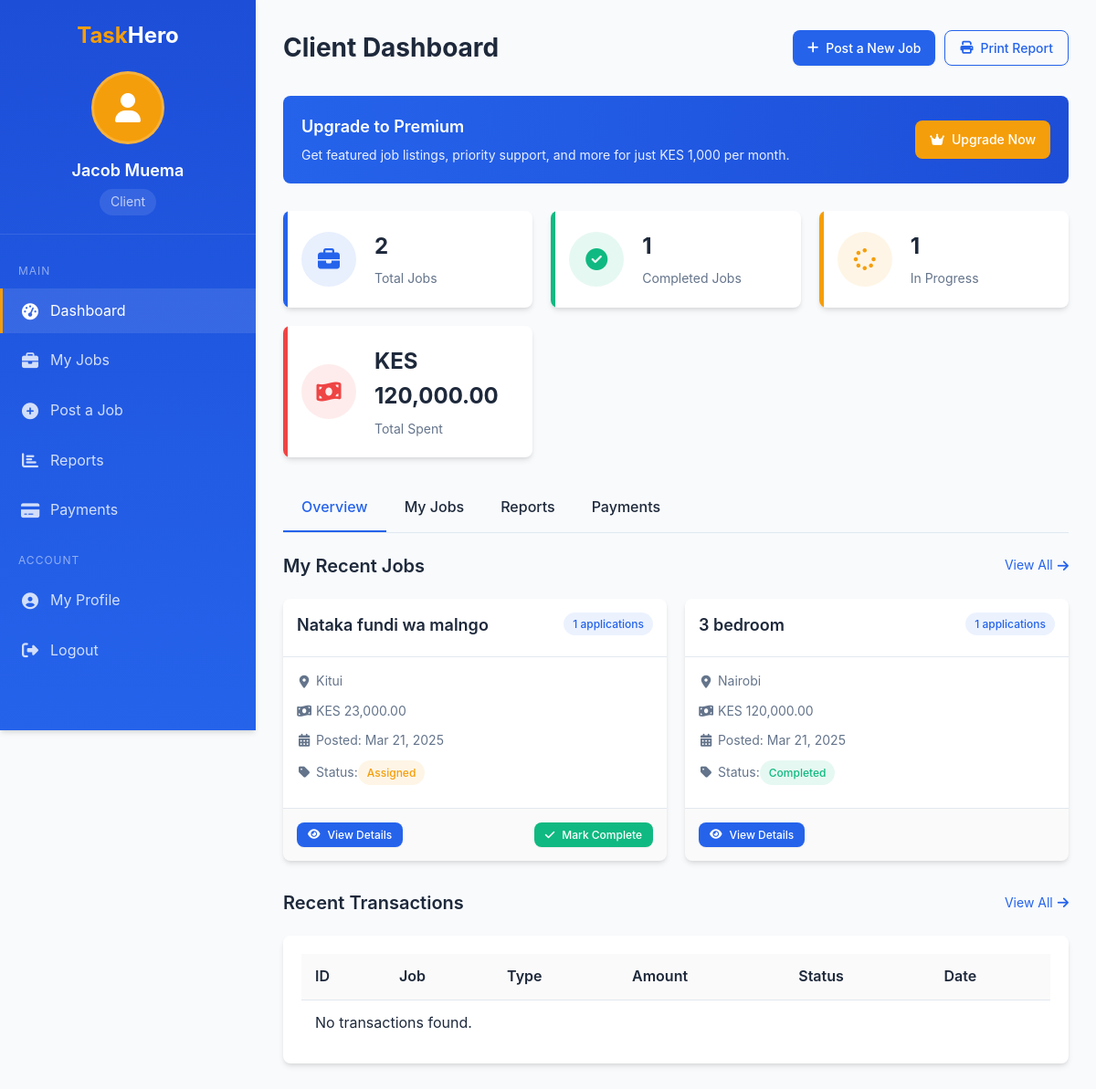
Before: /client_dashboard.php (signed in) with the older database file.
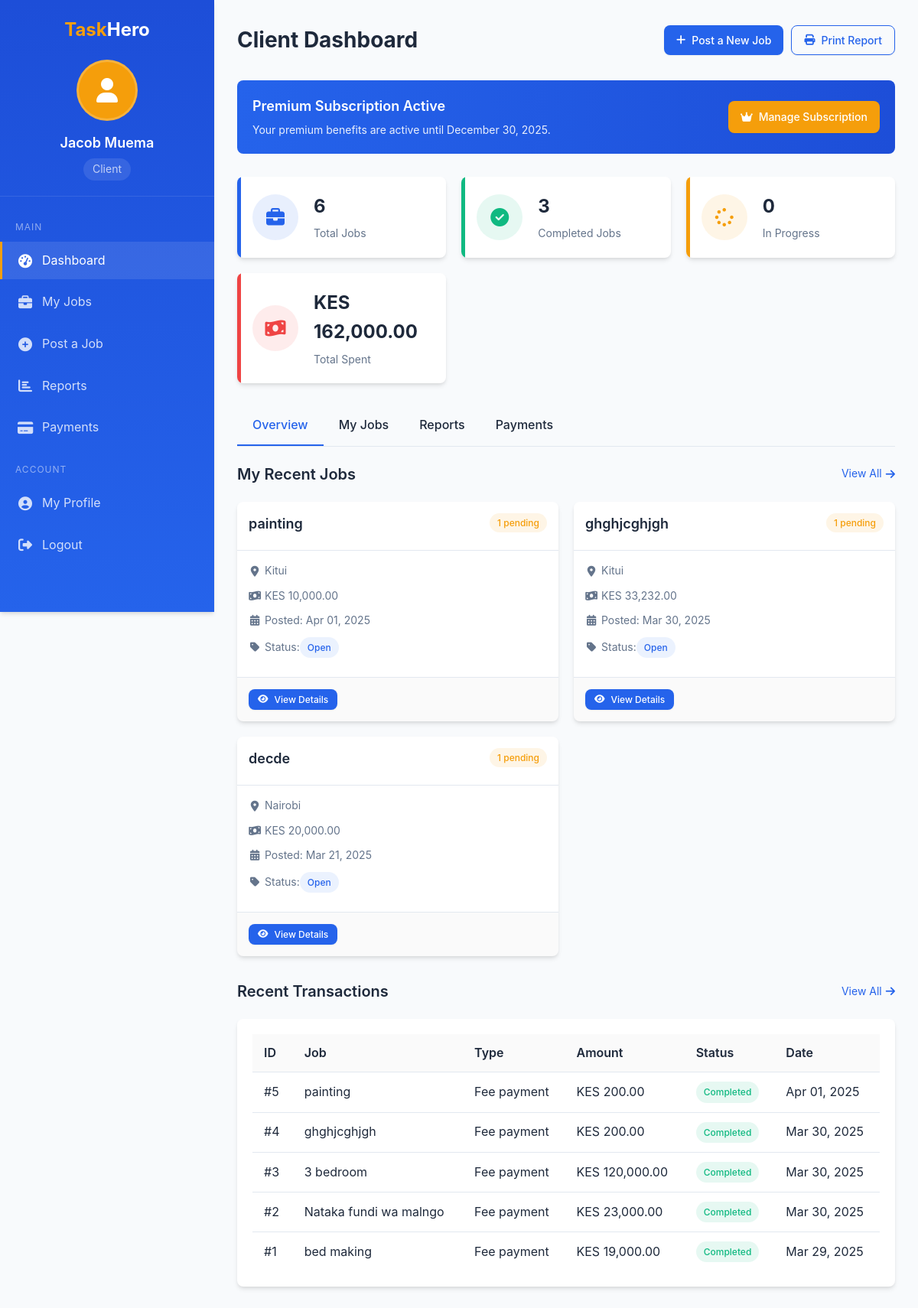
After: the same page with the newer database file.
### tables this page shows
CREATE TABLE `jobs` (
  `id` int(11) NOT NULL,
  `client_id` int(11) NOT NULL,
  `title` varchar(100) NOT NULL,
  `description` text NOT NULL,
  `location` varchar(100) NOT NULL,
  `budget` decimal(10,2) NOT NULL,
  `status` enum('open','assigned','completed','cancelled') DEFAULT 'open',
  `payment_status` enum('unpaid','paid') NOT NULL DEFAULT 'unpaid',
  `is_featured` tinyint(1) NOT NULL DEFAULT 0,
  `completion_date` datetime DEFAULT NULL,
  `created_at` timestamp NOT NULL DEFAULT current_timestamp(),
  `updated_at` timestamp NOT NULL DEFAULT current_timestamp() ON UPDATE current_timestamp()
);

CREATE TABLE `subscriptions` (
  `id` int(11) NOT NULL,
  `user_id` int(11) NOT NULL,
  `plan_type` enum('basic','premium','enterprise') NOT NULL DEFAULT 'basic',
  `start_date` date NOT NULL,
  `end_date` date NOT NULL,
  `amount_paid` decimal(10,2) DEFAULT NULL,
  `is_active` tinyint(1) NOT NULL DEFAULT 1,
  `auto_renew` tinyint(1) NOT NULL DEFAULT 0,
  `created_at` timestamp NOT NULL DEFAULT current_timestamp(),
  `updated_at` timestamp NOT NULL DEFAULT current_timestamp() ON UPDATE current_timestamp(),
  `transaction_id` varchar(255) NOT NULL
);

CREATE TABLE `transactions` (
  `id` int(11) NOT NULL,
  `user_id` int(11) NOT NULL,
  `job_id` int(11) DEFAULT NULL,
  `transaction_type` enum('fee_payment','subscription','payout','refund') NOT NULL,
  `amount` decimal(10,2) NOT NULL,
  `fee_amount` decimal(10,2) DEFAULT NULL,
  `status` enum('pending','completed','failed','refunded') NOT NULL DEFAULT 'pending',
  `payment_method` varchar(50) DEFAULT NULL,
  `transaction_reference` varchar(100) DEFAULT NULL,
  `notes` text DEFAULT NULL,
  `created_at` timestamp NOT NULL DEFAULT current_timestamp(),
  `updated_at` timestamp NOT NULL DEFAULT current_timestamp() ON UPDATE current_timestamp()
);

### client_dashboard.php (the view, shortened to what the changed rows need)
<?php
$host = "localhost";
$user = "root";
$password = "";
$database = "fundihire";
$conn = new mysqli($host, $user, $password, $database);
$user_id = $_SESSION['user_id'];
$stats_query = "SELECT
          (SELECT COUNT(*) FROM jobs WHERE client_id = $user_id) as total_jobs,
          (SELECT COUNT(*) FROM jobs WHERE client_id = $user_id AND status = 'completed') as completed_jobs,
          (SELECT COUNT(*) FROM jobs WHERE client_id = $user_id AND status = 'open') as open_jobs,
          (SELECT COUNT(*) FROM jobs WHERE client_id = $user_id AND status = 'assigned') as assigned_jobs,
          (SELECT SUM(budget) FROM jobs WHERE client_id = $user_id AND status = 'completed') as total_spent,
          (SELECT SUM(fee_amount) FROM transactions WHERE user_id = $user_id AND transaction_type = 'fee_payment') as total_fees_paid";
$stats_result = $conn->query($stats_query);
$stats = $stats_result->fetch_assoc();
$transactions_query = "SELECT t.*, j.title as job_title
                FROM transactions t
                LEFT JOIN jobs j ON t.job_id = j.id
                WHERE t.user_id = $user_id
                ORDER BY t.created_at DESC LIMIT 5";
$transactions_result = $conn->query($transactions_query);
$subscription_query = "SELECT * FROM subscriptions
                WHERE user_id = $user_id AND is_active = 1 AND end_date >= CURDATE()
                ORDER BY end_date DESC LIMIT 1";
$subscription_result = $conn->query($subscription_query);
$has_subscription = $subscription_result->num_rows > 0;
$subscription = $has_subscription ? $subscription_result->fetch_assoc() : null;
$active_tab = isset($_GET['tab']) ? $_GET['tab'] : 'overview';
$my_jobs_query = "SELECT j.*,
                 (SELECT COUNT(*) FROM job_applications WHERE job_id = j.id) as applications_count,
                 (SELECT COUNT(*) FROM job_applications WHERE job_id = j.id AND status = 'pending') as pending_applications
                 FROM jobs j
                 WHERE j.client_id = $user_id
                 ORDER BY j.created_at DESC";
$my_jobs_result = $conn->query($my_jobs_query);
?>
<!DOCTYPE html>
<html lang="en">
<head>
<link rel="stylesheet" href="https://cdnjs.cloudflare.com/ajax/libs/font-awesome/6.4.0/css/all.min.css">
</head>
<body>
<div class="dashboard">
<main class="main-content">
    <div class="page-header">
        <h1 class="page-title">Client Dashboard</h1>
    </div>
    <?php if (!$has_subscription): ?>
        <div class="subscription-banner">
            <div class="subscription-info">
                <div class="subscription-title">Upgrade to Premium</div>
                <div class="subscription-description">Get featured job listings, priority support, and more for just KES 1,000 per month.</div>
            </div>
            <a href="mpesa-subscription.php" class="btn btn-warning">
                <i class="fas fa-crown"></i> Upgrade Now
            </a>
        </div>
    <?php else: ?>
        <div class="subscription-banner">
            <div class="subscription-info">
                <div class="subscription-title">Premium Subscription Active</div>
                <div class="subscription-description">Your premium benefits are active until <?php echo date('F d, Y', strtotime($subscription['end_date'])); ?>.</div>
            </div>
            <a href="mpesa-subscription.php" class="btn btn-warning">
                <i class="fas fa-crown"></i> Manage Subscription
            </a>
        </div>
    <?php endif; ?>
    <div class="stats-grid">
        <div class="stat-card primary">
            <div class="stat-info">
                <div class="stat-value"><?php echo $stats['total_jobs'] ?: 0; ?></div>
                <div class="stat-label">Total Jobs</div>
            </div>
        </div>
        <div class="stat-card success">
            <div class="stat-info">
                <div class="stat-value"><?php echo $stats['completed_jobs'] ?: 0; ?></div>
                <div class="stat-label">Completed Jobs</div>
            </div>
        </div>
        <div class="stat-card warning">
            <div class="stat-info">
                <div class="stat-value"><?php echo $stats['assigned_jobs'] ?: 0; ?></div>
                <div class="stat-label">In Progress</div>
            </div>
        </div>
        <div class="stat-card danger">
            <div class="stat-info">
                <div class="stat-value">KES <?php echo number_format($stats['total_spent'] ?: 0, 2); ?></div>
                <div class="stat-label">Total Spent</div>
            </div>
        </div>
    </div>
    <div id="overview" class="tab-content <?php echo $active_tab == 'overview' ? 'active' : ''; ?>">
        <div class="dashboard-section">
            <div class="section-header">
                <h2 class="section-title">My Recent Jobs</h2>
            </div>
            <div class="job-cards">
                <?php
                $count = 0;
                if ($my_jobs_result->num_rows > 0):
                    mysqli_data_seek($my_jobs_result, 0);
                    while ($job = $my_jobs_result->fetch_assoc()):
                        if ($count++ < 3):
                ?>
                    <div class="job-card">
                        <div class="job-card-header">
                            <h3 class="job-card-title"><?php echo htmlspecialchars($job['title']); ?></h3>
                            <?php if ($job['pending_applications'] > 0): ?>
                                <span class="job-badge job-badge-pending"><?php echo $job['pending_applications']; ?> pending</span>
                            <?php else: ?>
                                <span class="job-badge job-badge-applications"><?php echo $job['applications_count']; ?> applications</span>
                            <?php endif; ?>
                        </div>
                        <div class="job-card-body">
                            <div class="job-meta">
                                <i class="fas fa-map-marker-alt"></i> <?php echo htmlspecialchars($job['location']); ?>
                            </div>
                            <div class="job-meta">
                                <i class="fas fa-money-bill-wave"></i> KES <?php echo number_format($job['budget'], 2); ?>
                            </div>
                            <div class="job-meta">
                                <i class="fas fa-calendar-alt"></i> Posted: <?php echo date('M d, Y', strtotime($job['created_at'])); ?>
                            </div>
                            <div class="job-meta">
                                <i class="fas fa-tag"></i> Status: <span class="status-badge status-<?php echo $job['status']; ?>"><?php echo ucfirst($job['status']); ?></span>
                            </div>
                        </div>
                        <div class="job-card-footer">
                            <button class="btn btn-sm view-job-btn" data-id="<?php echo $job['id']; ?>">
                                <i class="fas fa-eye"></i> View Details
                            </button>
                            <?php if ($job['status'] == 'assigned'): ?>
                                <form method="post" class="d-inline">
                                    <button type="submit" class="btn btn-success btn-sm">
                                        <i class="fas fa-check"></i> Mark Complete
                                    </button>
                                </form>
                            <?php endif; ?>
                        </div>
                    </div>
                <?php
                        endif;
                    endwhile;
                else:
                ?>
                    <div class="alert alert-info">
                        <i class="fas fa-info-circle"></i> You haven't posted any jobs yet. Click "Post a Job" to get started.
                    </div>
                <?php endif; ?>
            </div>
        </div>
        <div class="dashboard-section">
            <div class="section-header">
                <h2 class="section-title">Recent Transactions</h2>
            </div>
            <div class="card">
                <div class="card-body">
                    <div class="table-responsive">
                        <table class="table">
                            <thead>
                                <tr>
                                    <th>ID</th>
                                    <th>Job</th>
                                    <th>Type</th>
                                    <th>Amount</th>
                                    <th>Status</th>
                                    <th>Date</th>
                                </tr>
                            </thead>
                            <tbody>
                                <?php if ($transactions_result->num_rows > 0): ?>
                                    <?php while ($transaction = $transactions_result->fetch_assoc()): ?>
                                        <tr>
                                            <td>#<?php echo $transaction['id']; ?></td>
                                            <td><?php echo $transaction['job_title'] ? htmlspecialchars($transaction['job_title']) : 'N/A'; ?></td>
                                            <td><?php echo ucfirst(str_replace('_', ' ', $transaction['transaction_type'])); ?></td>
                                            <td>KES <?php echo number_format($transaction['amount'], 2); ?></td>
                                            <td><span class="status-badge status-<?php echo $transaction['status']; ?>"><?php echo ucfirst($transaction['status']); ?></span></td>
                                            <td><?php echo date('M d, Y', strtotime($transaction['created_at'])); ?></td>
                                        </tr>
                                    <?php endwhile; ?>
                                <?php else: ?>
                                    <tr>
                                        <td colspan="6" class="text-center">No transactions found.</td>
                                    </tr>
                                <?php endif; ?>
                            </tbody>
                        </table>
                    </div>
                </div>
            </div>
        </div>
    </div>
</main>
</div>
</body>
</html>

Changed rows visible on the page:
no longer on this page (row edited): jobs: title "Nataka fundi wa malngo", applications_count "1", location "Kitui", budget "23,000.00", created_at "Mar 21, 2025", status "Assigned"
no longer on this page (row edited): jobs: title "3 bedroom", applications_count "1", location "Nairobi", budget "120,000.00", created_at "Mar 21, 2025", status "Completed"
added subscriptions: end_date "December 30, 2025"
added jobs: title "painting", pending_applications "1", location "Kitui", budget "10,000.00", created_at "Apr 01, 2025", status "Open"
added jobs: title "ghghjcghjgh", pending_applications "1", location "Kitui", budget "33,232.00", created_at "Mar 30, 2025", status "Open"
added jobs: title "decde", pending_applications "1", location "Nairobi", budget "20,000.00", created_at "Mar 21, 2025", status "Open"
added transactions: id "5", job.title "painting", transaction_type "Fee payment", amount "200.00", status "Completed", created_at "Apr 01, 2025"
added transactions: id "4", job.title "ghghjcghjgh", transaction_type "Fee payment", amount "200.00", status "Completed", created_at "Mar 30, 2025"
added transactions: id "3", job.title "3 bedroom", transaction_type "Fee payment", amount "120,000.00", status "Completed", created_at "Mar 30, 2025"
added transactions: id "2", job.title "Nataka fundi wa malngo", transaction_type "Fee payment", amount "23,000.00", status "Completed", created_at "Mar 30, 2025"
added transactions: id "1", job.title "bed making", transaction_type "Fee payment", amount "19,000.00", status "Completed", created_at "Mar 29, 2025"
Other visible differences:
$stats['total_jobs'] ?: 0: "2" → "6"
$stats['completed_jobs'] ?: 0: "1" → "3"
$stats['assigned_jobs'] ?: 0: "1" → "0"
$stats['total_spent'] ?: 0: "120,000.00" → "162,000.00"
text no longer shown: "Upgrade to Premium Get featured job listings, priority support, and more for just KES 1,000 per month. Upgrade Now No transactions found."
text now shown: "Premium Subscription Active Your premium benefits are active until . Manage Subscription"
